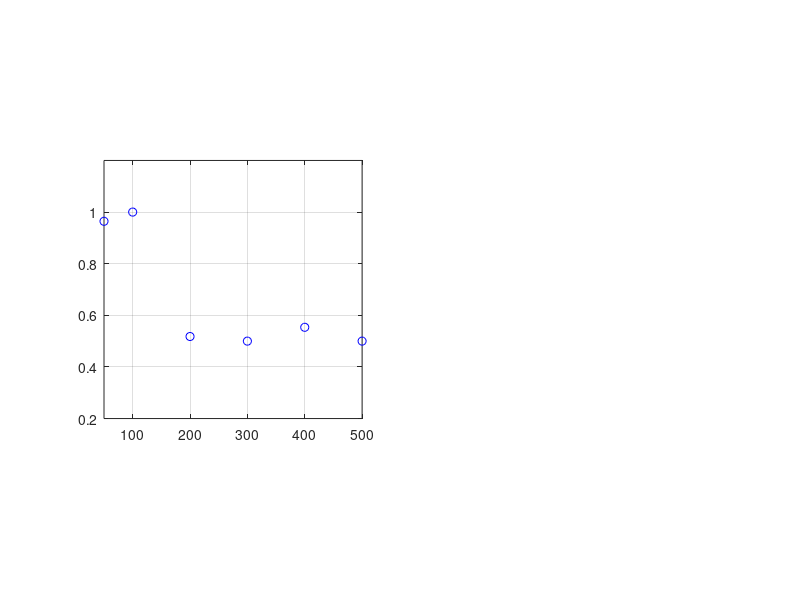

MATLAB code for this plot: (Note: this script raises an error after producing the figure.)
% Description : Parametric and Non Parametric fit of the Percentage of correct response from the study of Schenkman and Nilson (2010,2011) as a function of distance
%             : The script also computes the threshold value of distance for which the Percentage of correct response is in between 0.73 and 0.75
% Author      : Vijay Kiran Gidla (joy4u18@gmail.com)

clc;
clear all;
close all;

%% DATA

%% Blind percentage of correct

%Conference

bpc_5_conf=round(([9.71 9.18 5.4 5.15 5.2 4.96]./10)*56);
bpc_50_conf=round(([9.83 9.4 6.19 4.88 4.74 4.89]./10)*56);
bpc_500_conf=round(([9.71 9.98 8.94 4.68 5.23 4.7]./10)*56);

%Anechoic

bpc_5_anc=round(([9.79 8.81 5.14 4.39 4.78 5.04]./10)*56);
bpc_50_anc=round(([9.65 9.75 4.98 4.73 4.73 4.71]./10)*56);
bpc_500_anc=round(([9.67 9.94 5.18 4.98 5.56 5.08]./10)*56);

% B_AC=[bpc_5_anc;bpc_50_anc;bpc_500_anc;bpc_5_conf;bpc_50_conf;bpc_500_conf];
% B_AC=[bpc_5_anc;bpc_5_conf];  % For plos one article vj2017
% B_AC=[bpc_50_anc;bpc_50_conf];
B_AC=[bpc_500_anc;bpc_500_conf];

% Lecture room

bpc_5_lec=round([0.6101 0.5373 ]*56);
% bpc_5_2c_lec=round([0.6607 0.5923]*56);
% bpc_5_4c_lec=round([0.6161 0.5759]*56);
% bpc_5_8c_lec=round([0.7188 0.6101]*56);
% bpc_5_16c_lec=round([0.7470 0.6315]*56);
% bpc_5_32c_lec=round([0.7560 0.6533]*56);
% bpc_5_64c_lec=round([0.7664 0.5391]*56);
bpc_500_lec=round([0.8080 0.5893]*56);

B_L=[bpc_5_lec; bpc_500_lec];


%%  Sighted Percentage of correct


%Conference


spc_5_conf=round(([8.48 7.65 5.86 4.95 4.74 4.8]./10)*56);
spc_50_conf=round(([9.39 8.18 5.81 4.89 4.75 5.08]./10)*56);
spc_500_conf=round(([9.67 9.85 7.12 4.96 4.98 4.98]./10)*56);

%Anechoic

spc_5_anc=round(([9.05 8.15 5.32 4.5 4.75 5.19]./10)*56);
spc_50_anc=round(([9.35 9.23 5.4 5.18 5 4.62]./10)*56);
spc_500_anc=round(([9.74 9.8 4.86 4.78 4.61 4.67]./10)*56);


S_AC=[spc_5_anc; spc_50_anc; spc_500_anc ; spc_5_conf ; spc_50_conf ; spc_500_conf];

% Lecture room

spc_5_lec=round([0.5508]*56);
% spc_5_2c_lec=round([0.5137]*56);
% spc_5_4c_lec=round([0.5467]*56);
% spc_5_8c_lec=round([0.5707]*56);
% spc_5_16c_lec=round([0.6174]*56);
% spc_5_32c_lec=round([0.6921]*56);
% spc_5_64c_lec=round([0.6456]*56);
spc_500_lec=round([0.6209]*56);

S_L=[spc_5_lec; spc_500_lec];

%% Plot of the DATA

x=(([50 100 200 300 400 500]))';		% Distance 
m=[56 56 56  56 56 56]';			% Total trails at each distance

% x=[100 150]';		% This is for lecture room but as non parametric fit requires 3 inputs these were not conisdered in the analysis of the thesis
% m=[56 56]';
T_count = 0;
tlabels={'A','B'};

for i=1:size(B_AC,1)

    
r=B_AC(i,:)';

% figure(i);
hs=subplot(1,2,i) % plos one vj2017
plot( x, r ./ m, 'bo');
axis([min(x) max(x) 0.2 1.2]); 
axis square;
hold on;
grid on;

%% Gaussian Fit
degpol = 1;                                    % Degree of the polynomial
guessing =0.5;                                 % Guessing rate
lapsing = 0.01;                                % Lapsing rate
b = binomfit_lims( r, m, x, degpol,'weibull', guessing, lapsing);
numxfit = 499;                                 % Number of new points to be generated minus 1
xfit = [min(x):(max(x)-min(x))/numxfit:max( x ) ]';
pfit = binomval_lims( b, xfit, 'weibull', guessing, lapsing);
plot( xfit, pfit, 'b--' ,'linewidth',2);         % Plot the fitted curve

z_1(i)=mean(xfit(pfit>0.73&pfit<0.75));

%% LSfit

if(length(x)>2)
guessing=0;
lapsing=0;
    
temp=diff(x);
bwd_min = min(temp(temp>0));

% if(isempty(bwd_min))
% bwd_min=min(abs(temp));    %VJ2015
% end

bwd_max = max( x ) - min( x );

% if(bwd_min == bwd_max)
% bwd_min=1;                 %VJ2015
% end

% Switch between cross-validated or bootstrap by manually uncommenting the corresponding lines
% bwd = bandwidth_cross_validation( r, m, x, [ bwd_min, bwd_max ],'logit',guessing,lapsing,2,1,'normpdf',100,1e-6); 
bwd= bandwidth_bootstrap(r, m, x, [ bwd_min, bwd_max ],30,[],'logit',guessing,lapsing,2,1,'normpdf',100,1e-6);

hhh(:,i)=bwd;
% hhh_1(:,i)=bwd;
bwd = bwd(3); % choose the third estimate, which is based on cross-validated deviance
pfit = locglmfit( xfit, r, m, x, bwd,'logit',guessing,lapsing,2,1,'normpdf',100,1e-6);
plot( xfit, pfit, 'b','linewidth',2 );  % Plot the fitted curve

for temp_idx=1:length(x)
    try
i_idx(temp_idx,1)=find(xfit==x(temp_idx));
    catch err 
ti = find(xfit>=(x(temp_idx)-1) & xfit<=(x(temp_idx)+1));
i_idx(temp_idx,1) = min(ti);
    end
end

i_pfit=pfit(i_idx);


D = deviance(r,m,i_pfit)

z_2(i)=mean(xfit(pfit>0.73&pfit<0.75));


hf=gcf;
hf.Position(3)=700;
hf.Position(4)=600;
hf.Position(1)=10;
hf.Position(2)=10;


hs=gca;
hs.FontSize=10;
hs.FontName='Arial';

h1=legend('Mean proportion of correct','Weibull fit','Local linear fit');
h1.FontName='Arial';
h1.FontWeight='bold';
h1.FontSize=8;
% set(h1,'location','best');
xlabel('Distance from the object (cm)');
ylabel('Proportion of correct responses');

T_count = T_count+1;

ht = text(hs,450,0.3,tlabels{1,T_count},'FontWeight','bold','FontSize',12,'FontName','Arial');   



else
    
h1=legend('Mean proportion of correct','Weibull fit');
set(h1,'location','best');
xlabel('Distance from the object (cm)');
ylabel('Proportion of correct responses');    
end

end

sprintf('%.0f ',z_2)
